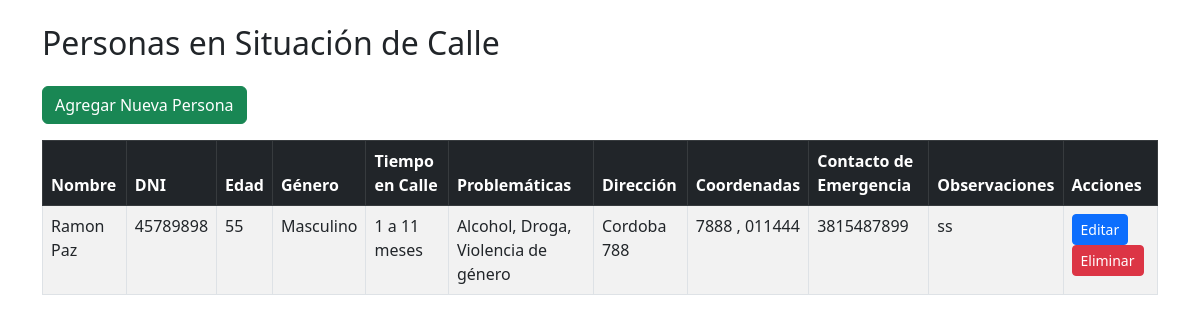
The page / on the database its author committed.
### tables this page shows
CREATE TABLE personas (
    id INTEGER PRIMARY KEY AUTOINCREMENT,
    nombre TEXT,
    dni TEXT,
    edad INTEGER,
    genero_id INTEGER,
    tiempo_calle_id INTEGER,
    ubicacion_id INTEGER,
    estado_civil_id INTEGER,
    nivel_estudios_id INTEGER,
    mant_economico_id INTEGER,
    obra_social_id INTEGER,
    grupo_familiar_id INTEGER,
    contacto_emergencia TEXT,
    observaciones TEXT,
    FOREIGN KEY (genero_id) REFERENCES generos(id),
    FOREIGN KEY (tiempo_calle_id) REFERENCES tiempo_calle(id),
    FOREIGN KEY (ubicacion_id) REFERENCES ubicaciones(id),
    FOREIGN KEY (estado_civil_id) REFERENCES estado_civil(id),
    FOREIGN KEY (nivel_estudios_id) REFERENCES nivel_estudios(id),
    FOREIGN KEY (mant_economico_id) REFERENCES mant_economico(id),
    FOREIGN KEY (obra_social_id) REFERENCES obra_social(id),
    FOREIGN KEY (grupo_familiar_id) REFERENCES grupo_familiar(id)
);

CREATE TABLE generos (id INTEGER PRIMARY KEY, descripcion TEXT);

CREATE TABLE tiempo_calle (id INTEGER PRIMARY KEY, descripcion TEXT);

CREATE TABLE ubicaciones (id INTEGER PRIMARY KEY, direccion TEXT, coordenadas TEXT);

### app.py (the view)
@app.route('/')
def index():
    conn = get_db_connection()
    personas = conn.execute('''
    SELECT
        personas.id,
        personas.nombre,
        personas.dni,
        personas.edad,
        generos.descripcion AS genero_descripcion,
        tiempo_calle.descripcion AS tiempo_calle_nombre,
        ubicaciones.direccion,
        ubicaciones.coordenadas,
        personas.contacto_emergencia,
        personas.observaciones
    FROM personas
    LEFT JOIN generos ON personas.genero_id = generos.id
    LEFT JOIN tiempo_calle ON personas.tiempo_calle_id = tiempo_calle.id
    LEFT JOIN ubicaciones ON personas.ubicacion_id = ubicaciones.id
''').fetchall()
    problematicas_por_persona = conn.execute("""
        SELECT pp.persona_id, GROUP_CONCAT(pr.descripcion, ', ') as problematicas
        FROM persona_problematica pp
        JOIN problematica pr ON pp.problematica_id = pr.id
        GROUP BY pp.persona_id
    """).fetchall()
    problemas_dict = {row["persona_id"]: row["problematicas"] for row in problematicas_por_persona}
    print("problematicas: ", problemas_dict )
    personas_con_problemas = []
    for persona in personas:
        persona = dict(persona)
        persona["problematicas"] = problemas_dict.get(persona["id"], "Sin especificar")
        personas_con_problemas.append(persona)
    print("personas con problematicas: ", personas_con_problemas )
    conn.close()
    return render_template("index.html", personas=personas_con_problemas)

### app.py (called while the page is built)
def get_db_connection():
    conn = sqlite3.connect('registro.db')
    conn.row_factory = sqlite3.Row
    return conn

### templates/index.html (shortened to what this page needs)
<!DOCTYPE html>
<html lang="es">
<head>
    <link href="https://cdn.jsdelivr.net/npm/bootstrap@5.3.0/dist/css/bootstrap.min.css" rel="stylesheet">
</head>
<body>
<div class="container mt-4">
    <h2 class="mb-4">Personas en Situación de Calle</h2>
    <a href="/agregar" class="btn btn-success mb-3">Agregar Nueva Persona</a>
    <div class="table-responsive">
        <table class="table table-striped table-bordered">
            <thead class="table-dark">
                <tr>
                    <th>Nombre</th>
                    <th>DNI</th>
                    <th>Edad</th>
                    <th>Género</th>
                    <th>Tiempo en Calle</th>
                    <th>Problemáticas</th>
                    <th>Dirección</th>
                    <th>Coordenadas</th>
                    <th>Contacto de Emergencia</th>
                    <th>Observaciones</th>
                    <th>Acciones</th>
                </tr>
            </thead>
            <tbody>
                {% for persona in personas %}
                <tr>
                    <td>{{ persona.nombre }}</td>
                    <td>{{ persona.dni }}</td>
                    <td>{{ persona.edad }}</td>
                    <td>{{ persona.genero_descripcion }}</td>
                    <td>{{ persona.tiempo_calle_nombre }}</td>
                    <td>{{ persona.problematicas }}</td>
                    <td>{{ persona.direccion }}</td>
                    <td>{{ persona.coordenadas }}</td>
                    <td>{{ persona.contacto_emergencia }}</td>
                    <td>{{ persona.observaciones }}</td>
                    <td>
                        <a href="{{ url_for('editar', id=persona.id) }}" class="btn btn-sm btn-primary">Editar</a>
                        <a href="{{ url_for('eliminar', id=persona.id) }}" class="btn btn-sm btn-danger" onclick="return confirm('¿Estás seguro de eliminar este registro?');">Eliminar</a>
                    </td>
                </tr>
                {% endfor %}
            </tbody>
        </table>
    </div>
</div>
</body>
</html>

### rows shown on the page
personas: nombre "Ramon Paz", dni "45789898", edad "55", genero_descripcion "Masculino", tiempo_calle_nombre "1 a 11 meses", problematicas "Alcohol, Droga, Violencia de género", direccion "Cordoba 788", coordenadas "7888 , 011444", contacto_emergencia "3815487899", observaciones "ss"
